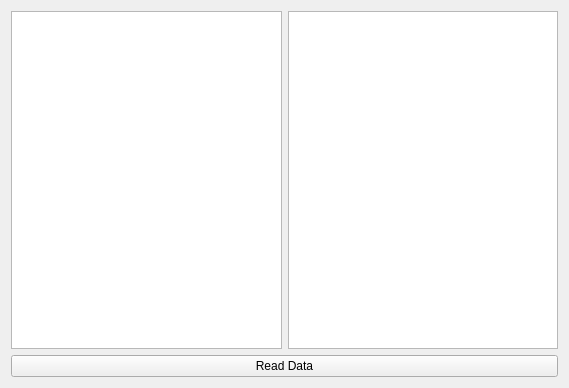
<?xml version="1.0" encoding="UTF-8"?>
<ui version="4.0">
 <class>Widget</class>
 <widget class="QWidget" name="Widget">
  <property name="geometry">
   <rect>
    <x>0</x>
    <y>0</y>
    <width>569</width>
    <height>388</height>
   </rect>
  </property>
  <property name="windowTitle">
   <string>Widget</string>
  </property>
  <layout class="QVBoxLayout" name="verticalLayout">
   <item>
    <layout class="QHBoxLayout" name="horizontalLayout">
     <item>
      <widget class="QTreeView" name="treeView"/>
     </item>
     <item>
      <widget class="QListView" name="listView"/>
     </item>
    </layout>
   </item>
   <item>
    <widget class="QPushButton" name="pushButtonReadData">
     <property name="text">
      <string>Read Data</string>
     </property>
    </widget>
   </item>
  </layout>
 </widget>
 <resources/>
 <connections/>
</ui>
